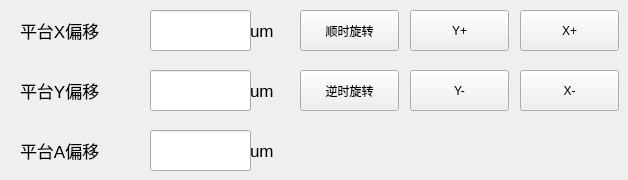
   <widget class="QWidget" name="page_dwlock">
    <widget class="QLineEdit" name="lineEdit_dwlock_ptx">
     <property name="geometry">
      <rect>
       <x>150</x>
       <y>10</y>
       <width>101</width>
       <height>41</height>
      </rect>
     </property>
    </widget>
    <widget class="QLabel" name="label_dwlock_ptxunit">
     <property name="geometry">
      <rect>
       <x>250</x>
       <y>10</y>
       <width>31</width>
       <height>41</height>
      </rect>
     </property>
     <property name="font">
      <font>
       <pointsize>13</pointsize>
      </font>
     </property>
     <property name="text">
      <string>um</string>
     </property>
    </widget>
    <widget class="QLabel" name="label_dwlock_ptx">
     <property name="geometry">
      <rect>
       <x>20</x>
       <y>10</y>
       <width>131</width>
       <height>41</height>
      </rect>
     </property>
     <property name="font">
      <font>
       <pointsize>13</pointsize>
      </font>
     </property>
     <property name="text">
      <string>平台X偏移</string>
     </property>
    </widget>
    <widget class="QLabel" name="label_dwlock_ptyunit">
     <property name="geometry">
      <rect>
       <x>250</x>
       <y>70</y>
       <width>31</width>
       <height>41</height>
      </rect>
     </property>
     <property name="font">
      <font>
       <pointsize>13</pointsize>
      </font>
     </property>
     <property name="text">
      <string>um</string>
     </property>
    </widget>
    <widget class="QLabel" name="label_dwlock_pty">
     <property name="geometry">
      <rect>
       <x>20</x>
       <y>70</y>
       <width>131</width>
       <height>41</height>
      </rect>
     </property>
     <property name="font">
      <font>
       <pointsize>13</pointsize>
      </font>
     </property>
     <property name="text">
      <string>平台Y偏移</string>
     </property>
    </widget>
    <widget class="QLineEdit" name="lineEdit_dwlock_pty">
     <property name="geometry">
      <rect>
       <x>150</x>
       <y>70</y>
       <width>101</width>
       <height>41</height>
      </rect>
     </property>
    </widget>
    <widget class="QLabel" name="label_dwlock_ptaunit">
     <property name="geometry">
      <rect>
       <x>250</x>
       <y>130</y>
       <width>31</width>
       <height>41</height>
      </rect>
     </property>
     <property name="font">
      <font>
       <pointsize>13</pointsize>
      </font>
     </property>
     <property name="text">
      <string>um</string>
     </property>
    </widget>
    <widget class="QLabel" name="label_dwlock_pta">
     <property name="geometry">
      <rect>
       <x>20</x>
       <y>130</y>
       <width>131</width>
       <height>41</height>
      </rect>
     </property>
     <property name="font">
      <font>
       <pointsize>13</pointsize>
      </font>
     </property>
     <property name="text">
      <string>平台A偏移</string>
     </property>
    </widget>
    <widget class="QLineEdit" name="lineEdit_dwlock_pta">
     <property name="geometry">
      <rect>
       <x>150</x>
       <y>130</y>
       <width>101</width>
       <height>41</height>
      </rect>
     </property>
    </widget>
    <widget class="QPushButton" name="btn_dwlock_cw">
     <property name="geometry">
      <rect>
       <x>300</x>
       <y>10</y>
       <width>99</width>
       <height>41</height>
      </rect>
     </property>
     <property name="focusPolicy">
      <enum>Qt::NoFocus</enum>
     </property>
     <property name="text">
      <string>顺时旋转</string>
     </property>
    </widget>
    <widget class="QPushButton" name="btn_dwlock_yplus">
     <property name="geometry">
      <rect>
       <x>410</x>
       <y>10</y>
       <width>99</width>
       <height>41</height>
      </rect>
     </property>
     <property name="focusPolicy">
      <enum>Qt::NoFocus</enum>
     </property>
     <property name="text">
      <string>Y+</string>
     </property>
    </widget>
    <widget class="QPushButton" name="btn_dwlock_xplus">
     <property name="geometry">
      <rect>
       <x>520</x>
       <y>10</y>
       <width>99</width>
       <height>41</height>
      </rect>
     </property>
     <property name="focusPolicy">
      <enum>Qt::NoFocus</enum>
     </property>
     <property name="text">
      <string>X+</string>
     </property>
    </widget>
    <widget class="QPushButton" name="btn_dwlock_ccw">
     <property name="geometry">
      <rect>
       <x>300</x>
       <y>70</y>
       <width>99</width>
       <height>41</height>
      </rect>
     </property>
     <property name="focusPolicy">
      <enum>Qt::NoFocus</enum>
     </property>
     <property name="text">
      <string>逆时旋转</string>
     </property>
    </widget>
    <widget class="QPushButton" name="btn_dwlock_xminus">
     <property name="geometry">
      <rect>
       <x>520</x>
       <y>70</y>
       <width>99</width>
       <height>41</height>
      </rect>
     </property>
     <property name="focusPolicy">
      <enum>Qt::NoFocus</enum>
     </property>
     <property name="text">
      <string>X-</string>
     </property>
    </widget>
    <widget class="QPushButton" name="btn_dwlock_yminus">
     <property name="geometry">
      <rect>
       <x>410</x>
       <y>70</y>
       <width>99</width>
       <height>41</height>
      </rect>
     </property>
     <property name="focusPolicy">
      <enum>Qt::NoFocus</enum>
     </property>
     <property name="text">
      <string>Y-</string>
     </property>
    </widget>
   </widget>
